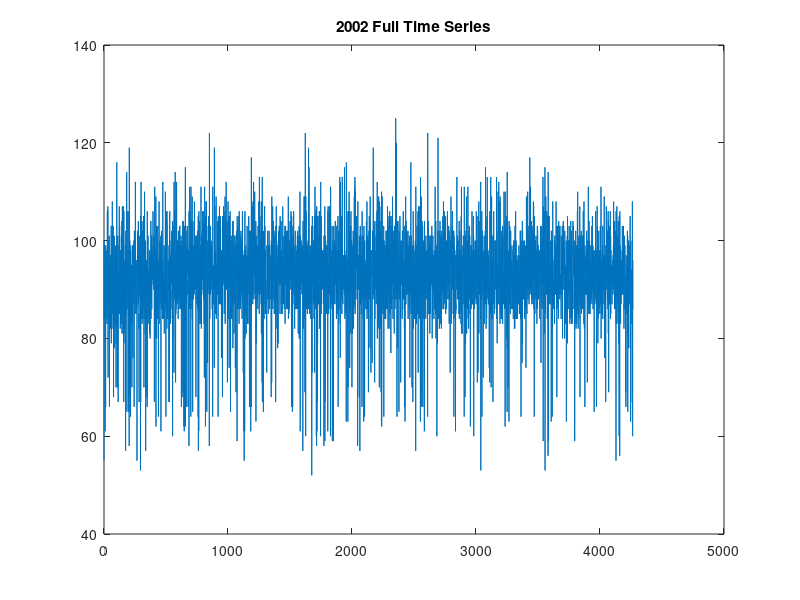
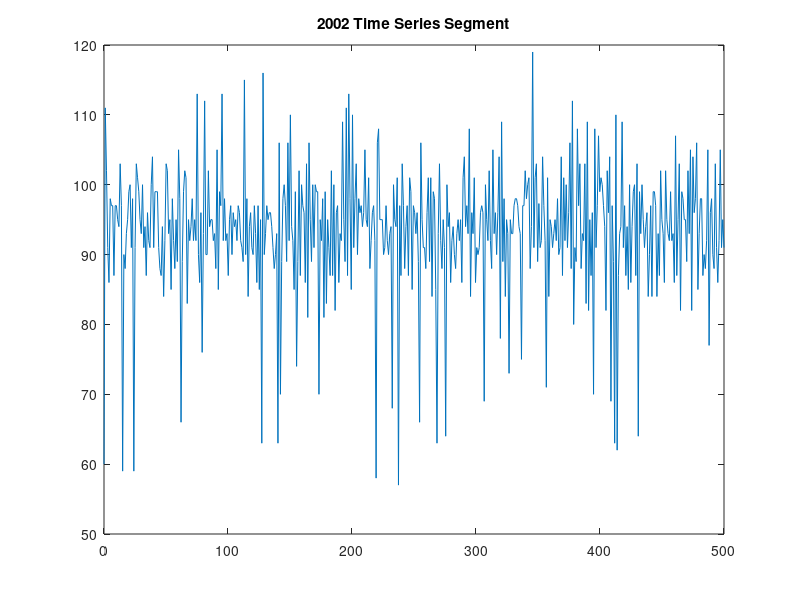

These charts were generated, in order, by the following MATLAB code: (Note: this script raises an error after producing the figures.)
function nonlinear_analysis()
    % Add directories of data and analysis tools
    addpath('labnonlinear/');
    addpath('EruptionData/');

    % Init timeseries
    timeseries = load("EruptionData/eruption2002.dat");
    N = length(timeseries);

    % random_point = floor((N - 500) * rand())

    % Get a randomly selected segment of initial timeseries
    timeseries_segment = timeseries(1827:2326);
    N_seg = 500;

    % Plot the timeseries
    figure(1);
    plot(linspace(0, N, N), timeseries);
    title('2002 Full Time Series');

    figure(2);
    plot(linspace(0, N_seg, N_seg), timeseries_segment);
    title('2002 Time Series Segment');

    % Statistical independence test (Portmanteau test)



    % Estimation of lag τ parameter by Mutual Information Theorem
    [mutM] = mutualinformation(timeseries, 20, 30, 'Mutual Information Full Time Series 2002', 'c');

    % By a visual inspection it occurs that 1st local minimum is at lag τ=3 and the 2nd at τ=7
    test_tau_params = [1 2 3 7];

    % Estimation of embedding dimension m using FNN criterion criterion
    for i=1 : length(test_tau_params)
        fnnM = falsenearest(timeseries, test_tau_params(i), 10, 10, 0, 'FNN for Full Time Series 2022')
    end

    % Plot dispersion diagram in 2D and 3D. CAUTION: plot2d3d is buggy
    tau = 3;
    m = 4;
    [xM] = embeddelays(timeseries, m, tau);
    plotd2d3(xM, 'Dispersion Plot')

    % Local Mean Value forecast model

    % Local Linear prediction model


end






